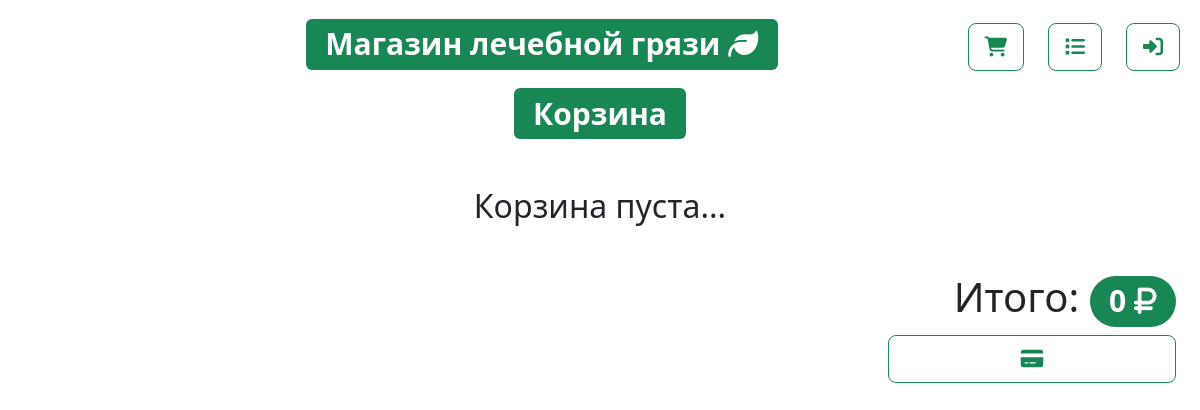
Page /show_cart (signed in) on the earlier database version.
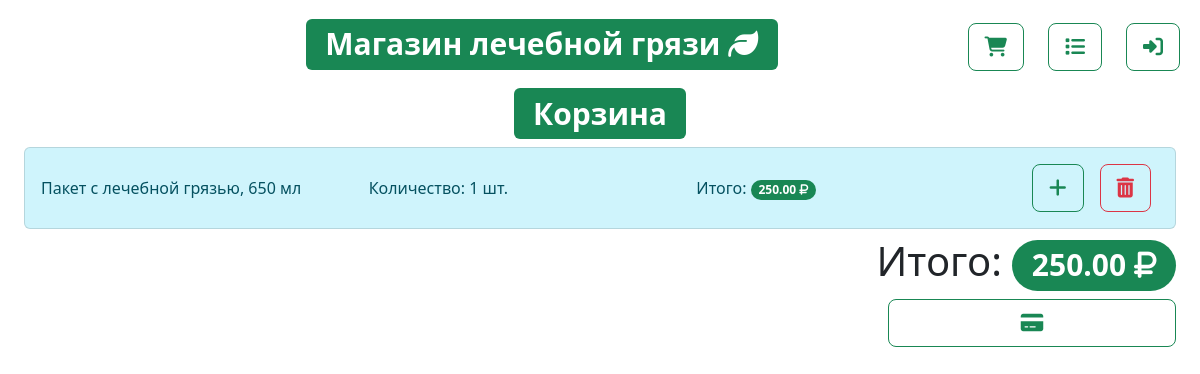
Same page on the later database version.
### shop/models.py (models this page shows)
class ProductInCart(models.Model):
    user_id = models.ForeignKey(User, on_delete=models.CASCADE)
    product_id = models.ForeignKey(Product, on_delete=models.CASCADE)
    quantify = models.PositiveIntegerField()

### shop/views.py (the view)
# urls.py: path('show_cart', views.show_cart, name='show_cart'),
def show_cart(request):
    total = 0
    if request.user.is_authenticated:
        products_in_cart = ProductInCart.objects.filter(user_id=request.user.id).values('id', 'product_id',
                                                                                        'product_id__name',
                                                                                        'product_id__price', 'quantify')
        for product_in_cart in products_in_cart:
            product_in_cart['calculated_value'] = product_in_cart['quantify'] * product_in_cart['product_id__price']
            total += (product_in_cart['quantify'] * product_in_cart['product_id__price'])
        request.session['total'] = float(total)
        context = {
            'products': products_in_cart,
            'total': total
        }
        return render(request, 'shop/cart.html', context)
    else:
        return redirect('login')

### shop/templates/shop/cart.html (shortened to what this page needs)
{% extends 'shop/layout.html' %}
{% block content %}
    <div class="container text-center"><h1><span class="badge text-bg-success">Корзина</span></h1></div>
    <div class="container-fluid">
        {% if products %}
            <ul class="list-group">
                {% for product in products %}
                <li class="list-group-item list-group-item-info d-flex">
                    <div class="col align-self-center">{{product.product_id__name}}</div>
                    <div class="col align-self-center">Количество: {{product.quantify}} шт.</div>
                    <div class="col align-self-center">Итого: <span class="badge bg-success rounded-pill">{{ product.calculated_value }} <i class="fa-solid fa-ruble-sign"></i></span></div>
                    <a href="{% url 'add_to_cart_plus' product.product_id %}" class="align-self-center m-2"><button type="button" class="btn btn-outline-success btn-lg"><i class="fa-solid fa-plus"></i></button></a>
                    <a href="{% url 'remove_from_cart' product.id %}" class="align-self-center m-2"><button type="button" class="btn btn-outline-danger btn-lg"><i class="fa-solid fa-trash-can"></i></button></a>
                </li>
                {% endfor %}
            </ul>
        {% else %}
            <div class="container text-center mt-5 mb-5"><h2>Корзина пуста...</h1></div>
        {% endif %}
    </div>
<div class="container-fluid text-end mt-2">
    <h1>Итого: <span class="badge bg-success rounded-pill">{{ total }} <i class="fa-solid fa-ruble-sign"></i></span></h1>
    <a href="{% url 'confirm_order' %}" class="align-self-center"><button type="button" class="btn btn-outline-success btn-lg w-25"><i class="fa-solid fa-credit-card"></i></button></a>
</div>
{% endblock %}

Differences in the rows shown:
added ProductInCart: product_id__name "Пакет с лечебной грязью, 650 мл", quantify "1", calculated_value "250.00"
Other differences:
{{ total }}: "0" → "250.00"
text no longer shown: "Корзина пуста..."
